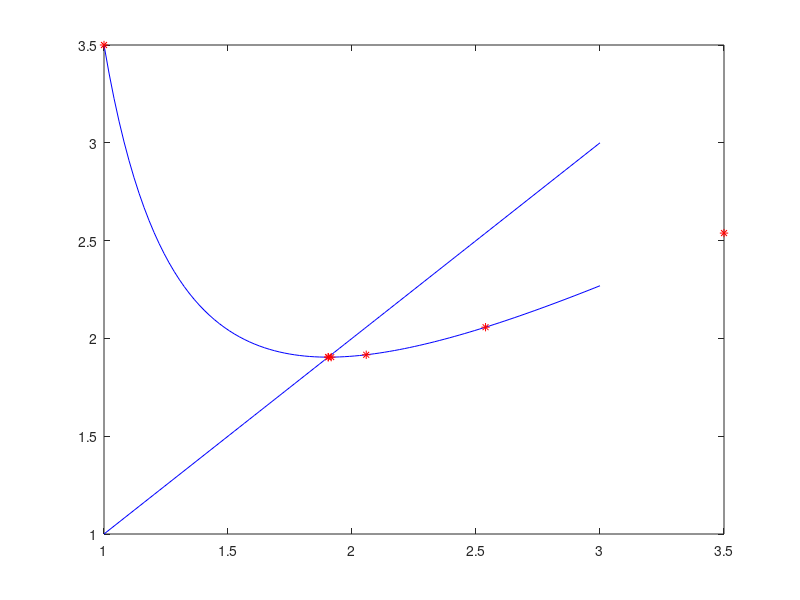

MATLAB code for this plot:
% Riformulazione di x^3-x-5=0 come problema di punto fisso
%phi=x^3-5
%phi=(2x.^3+5)./(3*x.^2-1)
clear
close all
phi=inline('(2*x.^3+5)./(3*x.^2-1)');
x=linspace(1,3);
figure
plot(x,phi(x),'b');
hold on
plot(x,x,'b');
% Versione che conserva tutte le iterate
% Punto iniziale
xk(1)=1;
tol=1.0e-5;
% Metodo delle iterate di punto fisso
for k=1:300   
    xk(k+1)=phi(xk(k));
    plot(xk(k),xk(k+1),'*r')
    if k>=3
        % Verifica sperimentale dell'ordine di convergenza
        p=log(abs(xk(k+1)-xk(k))/abs(xk(k)-xk(k-1)))/...
          log(abs(xk(k)-xk(k-1))/abs(xk(k-1)-xk(k-2)))
    end
    pause
    % criterio di arresto
    if abs(xk(k)-xk(k+1))<=tol
        disp('Verificato criterio di arresto')
        k
        break
    end
end
